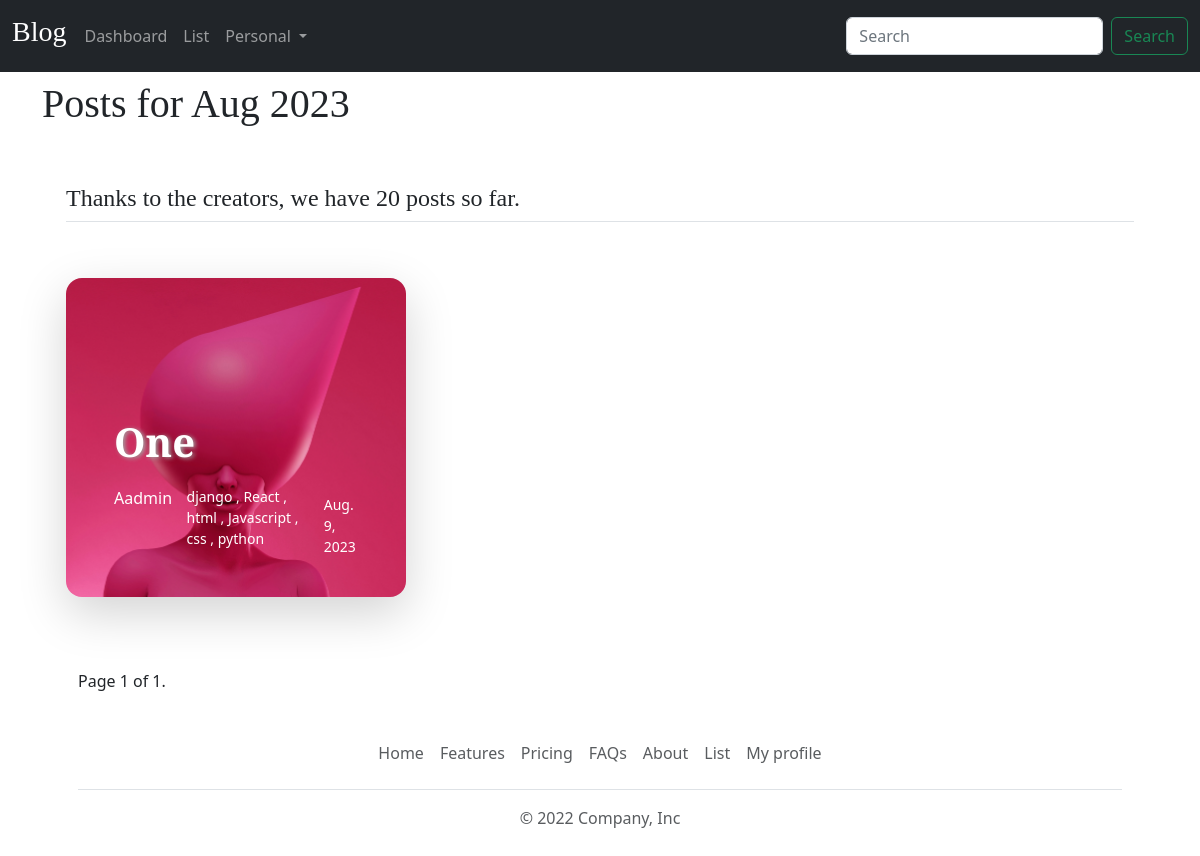
Screenshot of /blog/archive/2023/08/ (signed in) with the database file from the repository.
### blog/models.py (models this page shows, shortened)
class Post(models.Model):
    STATUS_CHOICES = (
        ('draft', 'Draft'),
        ('published', 'Published'),
    )
    title = models.CharField(max_length=250)
    slug = models.SlugField(max_length=250,
                            unique_for_date='publish')
    author = models.ForeignKey(User,
                               on_delete=models.CASCADE,
                               related_name='blog_posts')
    body = RichTextField()
    authors_comment = models.TextField()
    publish = models.DateTimeField(default=timezone.now)
    created = models.DateTimeField(auto_now_add=True)
    updated = models.DateTimeField(auto_now=True)
    status = models.CharField(max_length=10,
                              choices=STATUS_CHOICES,
                              default='draft')
    views = models.IntegerField(default=0)
    image = models.ImageField(upload_to='images/', blank=True)
    category = models.ForeignKey(Category, related_name='tag',
                                 on_delete=models.SET_NULL, null=True, blank=True)
    objects = models.Manager() # The default manager.
    published = PublishedManager() # Our custom manager.
    tags = TaggableManager()
    class Meta:
        ordering = ('-publish',)

### blog/views.py (the view)
# urls.py: path('archive/<int:year>/<int:month>/', post_list_by_month, name='list_by_month'),
@login_required(login_url='login')
def post_list_by_month(request, year, month):
    selected_month = datetime.strptime(f'{year}-{month}', '%Y-%m')
    view = "post_list_by_month"
    posts = Post.objects.filter(status='published', publish__year=year, publish__month=month).order_by('-publish')
    paginator = Paginator(posts, 3) # Show 3 posts per page
    page = request.GET.get('page')
    try:
        posts = paginator.page(page)
    except PageNotAnInteger:
        posts = paginator.page(1)
    except EmptyPage:
        posts = paginator.page(paginator.num_pages)
    context = {
        'posts': posts,
        'page': page,
        'year': year,
        'month': month,
        'view' : view,
        'selected_month': selected_month,
    }
    return render(request, 'blog/post/list.html', context)

### blog/models.py (called while the page is built)
    def get_queryset(self):
        return super(PublishedManager,
                     self).get_queryset().filter(status='published')

### blog/templatetags/blog_tags.py (called while the page is built)
@register.simple_tag
def total_posts():
    return Post.published.count()

### blog/templates/blog/post/list.html (shortened to what this page needs)
{% extends 'blog/base.html' %}
{% load static %}
{% load blog_tags %}
{% block content %}
{% if view == "post_list_by_month" %}
  <h1>Posts for {{ selected_month|date:"M Y" }}</h1>
{% endif %}
<div class="container px-4 py-5" id="custom-cards">
    <h4 class="pb-2 border-bottom">Thanks to the creators, we have {% total_posts %} posts so far.</h4>
    <div class="row row-cols-1 row-cols-lg-3 align-items-stretch g-4 py-5">
      {% for post in posts %}
      <div class="col" style="margin-bottom: 1.5rem;">
        {% if post.image %}
        <div style="border: none; background-size: cover; background-position: center; background-image: url({{ post.image.url }});" class="card card-cover h-100 overflow-hidden text-white bg-dark rounded-4 shadow-lg">
            <div class="d-flex flex-column h-100 p-5 pb-3 text-white text-shadow-1">
            <h2 class="pt-5 mt-5 mb-4 display-6 lh-1 fw-bold">
              <a href="{% url 'blog:post_details' post.publish.year post.publish.month post.publish.day post.slug %}" style=" text-shadow:2px 1px 4px #a1a1a1; text-decoration: none; color: white;">{{post.title}}</a>
            </h2>
            <ul class="d-flex list-unstyled mt-auto">
              <li class="me-auto">
                <p>{{post.author}}</p>
              </li>
              <li class="d-flex align-items-center me-3">
                <svg class="bi me-2" width="1em" height="1em"><use xlink:href="#geo-fill"/></svg>
                <small>
                  <p>
                    {% for tag in post.tags.all %}
                        <a href="{% url 'blog:post_list_by_tag' tag.slug %}" style="text-decoration: none; color: rgb(255, 255, 255);">
                            {{ tag.name }}
                        </a>
                        {% if not forloop.last %} ,{% endif %}
                    {% endfor %}
                </p>
                </small>
              </li>
              <li class="d-flex align-items-center">
                  <small>{{ post.created|date }}</small>
                </li>
              </ul>
          </div>
        </div>
          {% endif %}
      </div>
      {% endfor %}
    </div>
    <div class="container">
      <div class="pagination">
        {% include "blog/post/pagination.html" with page=posts %}
      </div>
    </div>
    <div class="container">
      <footer class="py-3 my-4">
        <ul class="nav justify-content-center border-bottom pb-3 mb-3">
          <li class="nav-item"><a href="{% url 'blog:homepage' %}" class="nav-link px-2 text-muted">Home</a></li>
          <li class="nav-item"><a href="#" class="nav-link px-2 text-muted">Features</a></li>
          <li class="nav-item"><a href="#" class="nav-link px-2 text-muted">Pricing</a></li>
          <li class="nav-item"><a href="#" class="nav-link px-2 text-muted">FAQs</a></li>
          <li class="nav-item"><a href="#" class="nav-link px-2 text-muted">About</a></li>
          <li class="nav-item"><a href="{% url 'blog:post_list' %}" class="nav-link px-2 text-muted">List</a></li>
          <li class="nav-item"><a href="{% url 'blog:profile' %}" class="nav-link px-2 text-muted">My profile</a></li>
        </ul>
        <p class="text-center text-muted">&copy; 2022 Company, Inc</p>
      </footer>
    </div>
</div>
{% endblock %}

### blog/templates/blog/base.html (shortened to what this page needs)
{% load static %}
<!doctype html>
<html lang="en">
  <head>
    <link rel="stylesheet" href="https://cdnjs.cloudflare.com/ajax/libs/font-awesome/5.15.3/css/all.min.css"
 />
    <link href="{% static 'assets/dist/css/bootstrap.min.css' %}" rel="stylesheet">
    <link href="{% static 'blog.css' %}" rel="stylesheet">
    <link href="{% static 'blog.css' %}" rel="stylesheet">
  </head>
  <body>
<div class="container">
  <header>
    <nav class="navbar navbar-expand-md navbar-dark fixed-top bg-dark">
      <div class="container-fluid">
        <h3 class="logo">
          <a href="#" style="text-decoration: none; color: white;"> Blog</a>
        </h3>
        <div class="collapse navbar-collapse" id="navbarCollapse">
          <ul class="navbar-nav me-auto mb-2 mb-md-0">
            <li class="nav-item"><a href="{% url 'blog:homepage' %}" class="nav-link px-2">Dashboard</a></li>
            <li class="nav-item"><a href="{% url 'blog:post_list' %}" class="nav-link px-2">List</a></li>
            <li class="nav-item dropdown">
              <a class="nav-link dropdown-toggle" href="#" id="navbarDropdown" role="button" data-bs-toggle="dropdown" aria-expanded="false">
                Personal
              </a>
            </li>
          </ul>
          <form class="d-flex" role="search">
            <input class="form-control me-2" type="search" placeholder="Search" aria-label="Search">
            <button class="btn btn-outline-success" type="submit">Search</button>
          </form>
        </div>
      </div>
    </nav>
  </header>
</div>
<main class="container" style="margin-top:5rem;">
  <div class="row g-5">
    <div class="col-md-12">
      {% block content %}
      {% endblock %}
    </div>
  </div>
</main>
  </body>
</html>

### blog/templates/blog/post/pagination.html (shortened to what this page needs)
    <div class="pagination">
            <span class="step-links">
            <span class="current">
                Page {{ posts.number }} of {{ posts.paginator.num_pages }}.
            </span>
        </span>
    </div>

### blog/static/blog.css (style rules this page uses)
h1, h2, h3, h4, h5, h6 { font-family: "Playfair Display", Georgia, "Times New Roman", serif; }

### blog/templates/blog/base.html (style rules this page uses)
.bi { vertical-align: -.125em; fill: currentColor; }
.logo { font-weight: light; padding: 7px 0 7px 0; justify-self: center; color: white; margin-right: 10px; }

### rows the page displays
Post: image (picture), title "One", author "Aadmin", created "Aug. 9, 2023"
Tag: name "django"
Tag: name "React"
Tag: name "html"
Tag: name "Javascript"
Tag: name "css"
Tag: name "python"

### other values shown
{{ selected_month|date:"M Y" }} "Aug 2023"
{{ posts.number }} "1"
{{ posts.paginator.num_pages }} "1"
